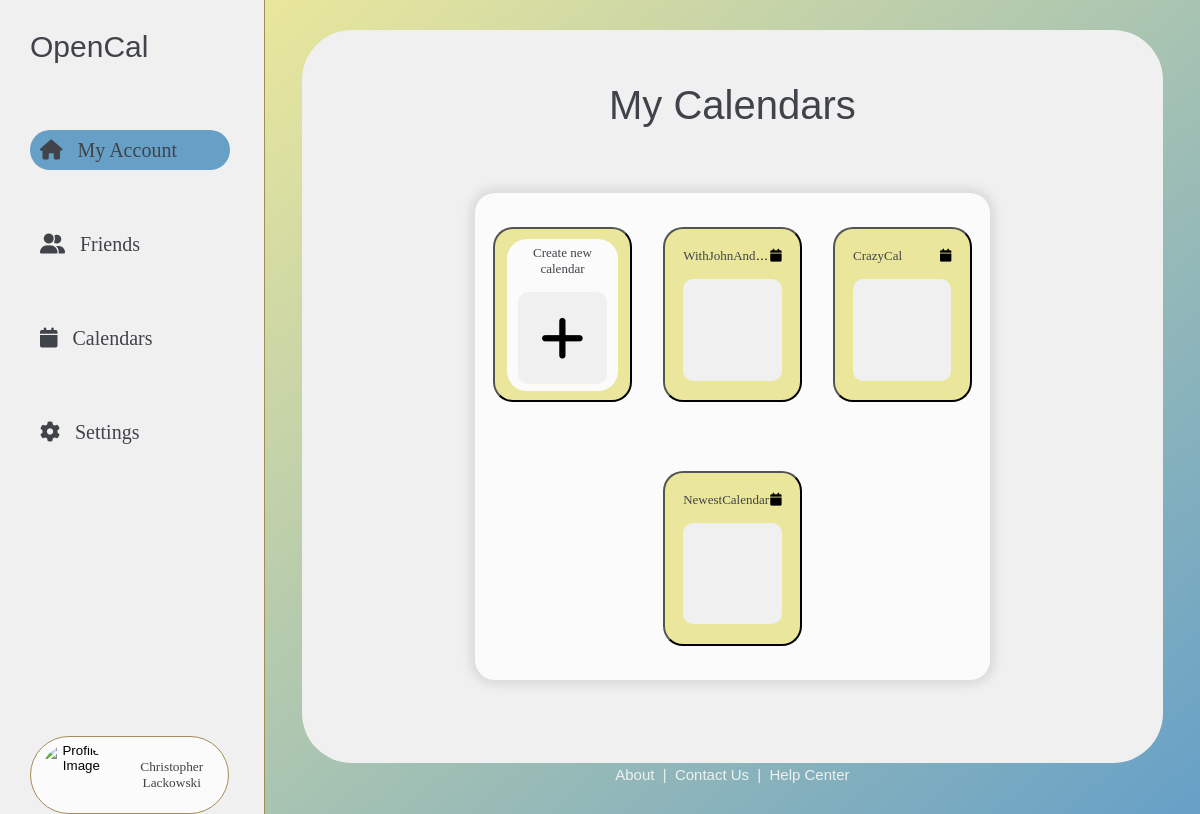
Before: /mycalendars/ (signed in) with the older database file.
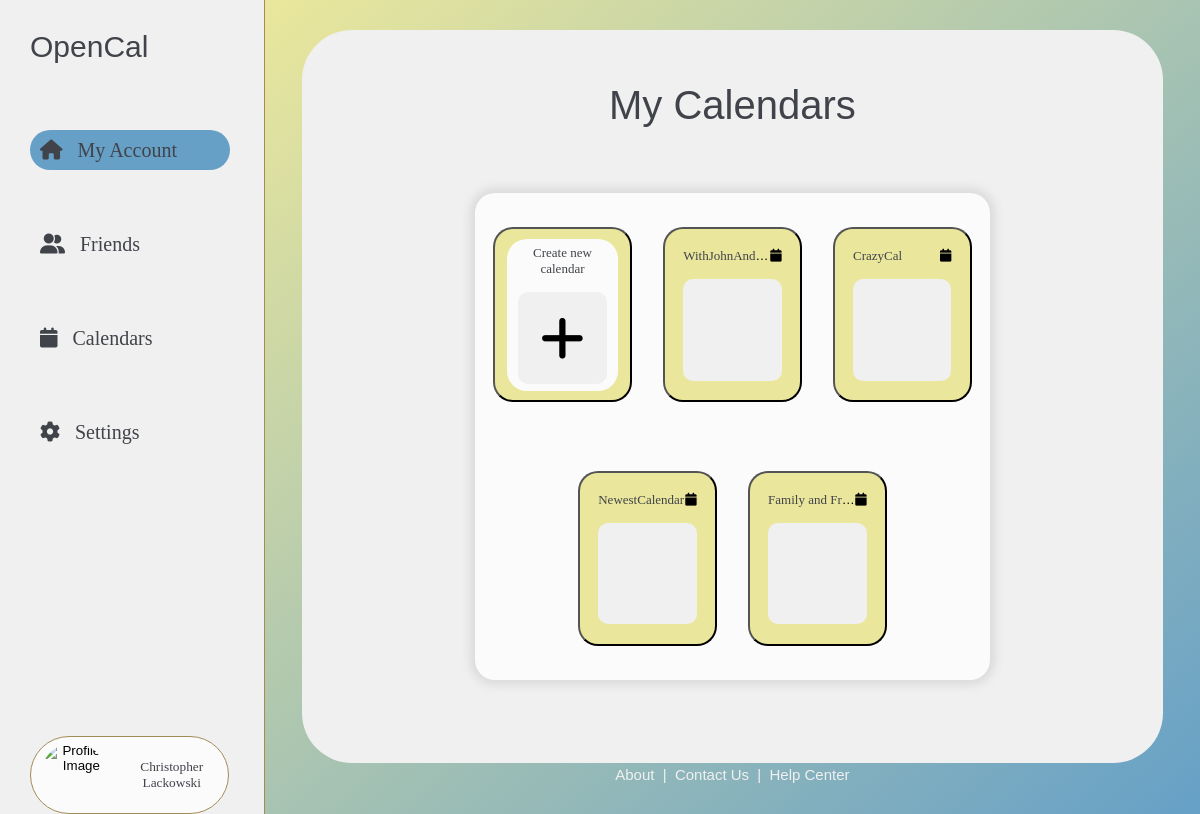
After: the same page with the newer database file.
### opencalapp/models.py (models this page shows, shortened)
class Account(AbstractUser):
    calendars = models.ManyToManyField('Calendar', related_name='users', blank=True)

class Calendar(models.Model):
    name = models.CharField(max_length=20, default='Calendar Name')
    owner = models.ForeignKey(Account, related_name='owned_calendars', on_delete=models.CASCADE, default=1)
    last_modified = models.DateTimeField(default=timezone.now)
    contributors = models.ManyToManyField('Account', related_name='active_calendars', blank=True)

### opencalapp/views.py (the view)
# urls.py: path('mycalendars/', views.create_calendar,name='mycalendars'),
@login_required
def create_calendar(request):
    if request.method == 'POST':
        form = NewCalendarForm(request.POST)
        if form.is_valid():
            new_calendar = form.save(commit=False)
            new_calendar.owner = request.user;
            new_calendar.save()
            form.save_m2m()
            contributors = form.cleaned_data.get('contributors')
            for contributor in contributors:
                contributor.calendars.add(new_calendar)
            request.user.calendars.add(new_calendar)
            return redirect('mycalendars')
    else:
        form = NewCalendarForm(user=request.user)
    return render(request, 'mycalendars.html', {'form': form})

### opencalapp/templates/mycalendars.html (shortened to what this page needs)
{% extends 'base.html' %}
{% block content %}
<div class="page-pane">
    <div class="page-pane-bubble">
        <div class="header-title">
            <b-text style="font-size: 40px;">My Calendars</b-text>
        </div>
        <div class="calendars-section">
            <div class="grid">
                <div class="grid-bubble">
                    <button class="grid-cell" onclick="createNewCal()">
                        <div class="cell-bubble">
                            <div class="cal-name-container" style="justify-content: center;">
                                <s-text>Create new calendar</s-text>
                            </div>
                            <div class="plus-icon">
                                <i class="fa-solid fa-plus"></i>
                            </div>
                        </div>
                    </button>
                    {% for calendar in user.calendars.all %}
                    <button class="grid-cell"
                    data-calendar-id="{{ calendar.id }}"
                    data-calendar-name="{{ calendar.name }}"
                    data-owner="{{ calendar.owner.first_name }} {{ calendar.owner.last_name }}"
                    data-last-modified="{{ calendar.last_modified }}"
                    data-contributors="{% for contributor in calendar.contributors.all %}{{ contributor.first_name }} {{ contributor.last_name }}{% if not forloop.last %}, {% endif %}{% endfor %}"
                    onclick="displayCalInfo(this)">
                        <div class="cal-name-container">
                            <div class="left-cal-name">
                                <s-text>{{calendar.name}}</s-text>
                            </div>
                            <div>
                                <i class="fas fa-calendar"></i>
                            </div>
                        </div>
                        <div class="cal-prev">
                        </div>
                    </button>
                    {% endfor %}
                </div>
            </div>
        </div>
    </div>
    {% include 'footer.html' %}
</div>
{% endblock %}

### opencalapp/templates/base.html (shortened to what this page needs)
{% load static %}
<!DOCTYPE html>
<html>
    <head>
        <link rel="stylesheet" href="{% static 'css/mycalendarsstyle.css' %}">
        <link rel="stylesheet" href="{% static 'css/navpanestyle.css' %}">
        <link rel="stylesheet" href="{% static 'css/subpagestyle.css' %}">
        <link rel="stylesheet" href="{% static 'css/globalstyle.css' %}">
        <link rel="stylesheet" href="{% static 'css/friendsstyle.css' %}">
        <link rel="stylesheet" href="{% static 'css/opencalendarstyle.css' %}">
    </head>
    <body>
        <div class="page-container" style="display: flex; justify-content: flex-start">
            <div class="nav-pane">
                <p style="font-family:Verdana, sans-serif; font-size: 30px; color:rgb(64, 67, 73)">OpenCal</p>
                <br><br>
                <div class="nav-options">
                    <a class="nav-button" style="font-size: 20px" href="{% url 'account' %}" id="account-link-id">
                        <i class="fas fa-house"></i>
                        &ensp;
                        My Account
                    </a>
                    <br><br><br>
                    <a class="nav-button" style="font-size: 20px" href="{% url 'friends' %}" id="friends-link-id">
                        <i class="fas fa-user-group"></i>
                        &ensp;
                        Friends
                    </a>
                    <br><br><br>
                    <a class="nav-button" style="font-size: 20px" href="{% url 'mycalendars' %}" id="calendars-link-id">
                        <i class="fas fa-calendar"></i>
                        &ensp;
                        Calendars
                    </a>
                    <br><br><br>
                    <a class="nav-button" style="font-size: 20px" href="{% url 'settings' %}" id="settings-link-id">
                        <i class="fas fa-gear"></i>
                        &ensp;
                        Settings
                    </a>
                </div>
                <div class="all-profile">
                    <br>
                    <button class="profile-container" onclick="toggleVisibility()">
                        <img src="{% static 'images/IMG_7987.png' %}" alt="Profile Image" class="profile-img">
                        <s-text style="text-transform: capitalize;">{{ user.get_full_name }}</s-text>
                    </button>
                </div>
            </div>
            <div class="main-content" style="width:100%; height:100%; flex-grow:1;">
                {% block content %}
                {% endblock %}
            </div>
        </div>
    </body>
</html>

### opencalapp/templates/footer.html (shortened to what this page needs)
{% load static %}
<!DOCTYPE html>
<html>
    <head>
        <link rel="stylesheet" href="{% static 'css/globalstyle.css' %}">
    </head>
    <body>
        <div>
            <nav style="margin-bottom: 30px;">
                <a href="{% url 'about' %}" class="footer-button">About</a>
                <s-text style="color:rgb(240,240,240); font-family:Verdana, sans-serif; font-size: 15px;">
                    &nbsp;|&nbsp;
                </s-text>
                <a href="{% url 'contact_us' %}" class="footer-button">Contact Us</a>
                <s-text style="color:rgb(240,240,240); font-family:Verdana, sans-serif; font-size: 15px;">
                    &nbsp;|&nbsp;
                </s-text>
                <a href="{% url 'help_center' %}" class="footer-button">Help Center</a>
            </nav>
        </div>
    </body>
</html>

### opencalapp/static/css/mycalendarsstyle.css (style rules this page uses)
body { background-color: rgb(102, 160, 199); height: 100%; width: 100%; margin: 0; }
.header-title { display: flex; justify-content: center; align-items: center; height: 150px; width: 100%; }
.calendars-section { display: flex; justify-content: center; align-items: center; width: 90%; height: 70%; }
.grid { display: flex; justify-content: center; align-items: center; width: 70%; height: 100%; }
.grid-bubble { display: flex; flex-wrap: wrap; justify-content: center; align-items: center; background-color: rgb(251, 251, 251); height: 95%; width: 95%; border-radius: 20px; overflow-y: scroll; box-shadow: 0 0 10px 5px rgb(218, 218, 218); }
.grid-cell { height:175px; width: 27%; background-color:rgb(234, 231, 156); margin: 3%; display: flex; align-items: center; justify-content: center; flex-direction: column; border-radius: 20px; }
.cal-prev { height: 60%; width: 80%; background-color: rgb(240, 240, 240); display: flex; align-items: center; justify-content: center; border-radius: 10px; }
.cal-name-container { font-size: 13px; width: 80%; margin-bottom: 15px; display: flex; justify-content: space-between; }
.left-cal-name { white-space: nowrap; overflow: hidden; text-overflow: ellipsis; }
.cell-bubble { width: 90%; height: 90%; display: flex; align-items: center; justify-content: center; background-color: rgb(251,251,251); border-radius: 20px; flex-direction: column; }
.plus-icon { height: 60%; width: 80%; background-color: rgb(240,240,240); display: flex; align-items: center; justify-content: center; border-radius: 10px; font-size: 50px; }

### opencalapp/static/css/navpanestyle.css (style rules this page uses)
.nav-pane { height:100%; width:300px; display: flex; justify-content: flex-start; align-items: flex-start; background-color: rgb(240,240,240); flex-direction: column; padding-left: 30px; border-right: 1px solid rgb(164, 140, 88); }
.nav-options { display: flex; flex-direction: column; justify-content: center; align-items: flex-start; }
.nav-button { border: none; color: rgb(64, 67, 73); font-family: Georgia, serif; width: 200px; height: 40px; display: flex; align-items: center; border-radius: 20px; text-decoration: none; }
.all-profile { display: flex; align-items: center; width: 85%; height: 250px; flex-direction: column; margin-top: 220px; }
.profile-container { height: 90px; width: 100%; border-radius: 100px; padding: 0; background-color: rgb(251, 251, 251); border: 1px solid rgb(164, 140, 88); display: flex; justify-content: flex-start; align-items: center; }
.profile-img { height: 85%; aspect-ratio: 1.0; border-radius: 100px; margin-left: 10px; margin-right: 10px; object-fit: cover; }
.nav-button.active { background-color: rgb(102, 160, 199); }

### opencalapp/static/css/subpagestyle.css (style rules this page uses)
.page-container { height:100%; width:100%; display: flex; justify-content: center; align-items: center; }
.page-pane { height:100%; width:100%; display: flex; justify-content: space-between; align-items: center; background-color: rgb(251, 251, 251); background-image: linear-gradient(to bottom right, rgb(234, 231, 156), rgb(102, 160, 199)); flex-direction: column; }
.page-pane-bubble { display: flex; align-items: center; justify-content: flex-start; width: 92%; height: 90%; flex-direction: column; background-color: rgb(240,240,240); border-radius: 50px; margin-top: 30px; }

### opencalapp/static/css/globalstyle.css (style rules this page uses)
html { height: 100%; }
s-text { color: rgb(64, 67, 73); font-family: Georgia, serif; }
b-text { color: rgb(64, 67, 73); font-family: Verdana, sans-serif; }
button { transition-duration: 0.4s; cursor: pointer; }
.footer-button { border: none; background-color: rgba(0,0,0,0); color:rgb(240,240,240); font-family:Verdana, sans-serif; font-size: 15px; text-decoration: none; transition-duration: 0.4s; }

### opencalapp/static/css/friendsstyle.css (style rules this page uses)
.header-title { display: flex; justify-content: center; align-items: center; height: 150px; width: 100%; }

Changed rows visible on the page:
added Calendar: name "Family and Fr…"
